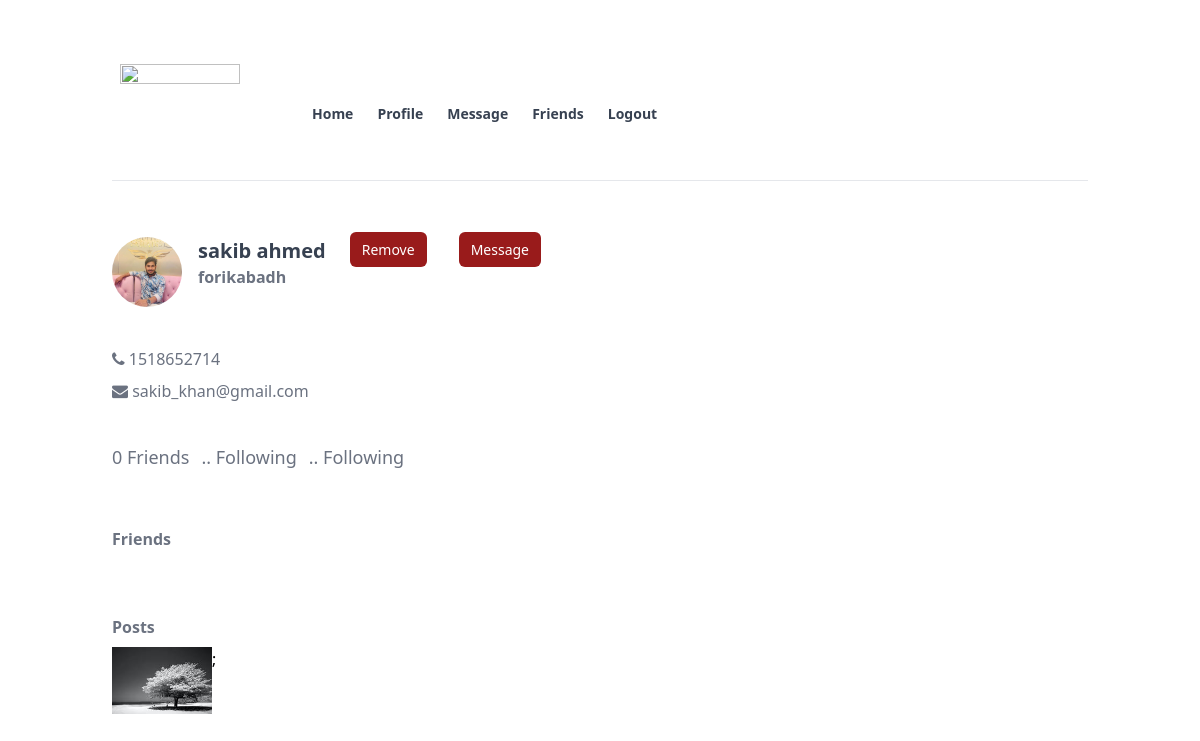
The page /profile.php?username=sakib (signed in) on the database as committed earlier.
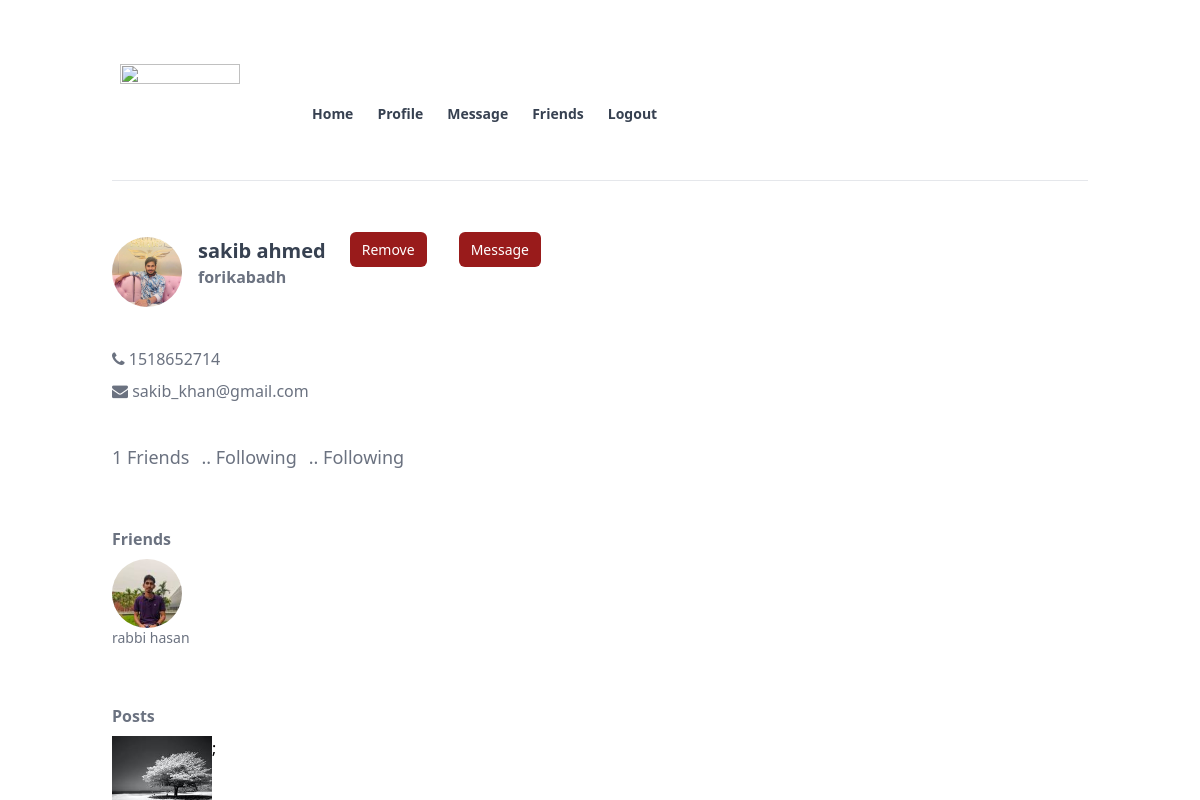
The same page on the database as committed later.
### tables this page shows
CREATE TABLE `user_info` (
  `username` varchar(15) NOT NULL,
  `first_name` varchar(150) NOT NULL,
  `last_name` varchar(150) NOT NULL,
  `gender` varchar(15) NOT NULL,
  `email` varchar(200) NOT NULL,
  `phone_no` int(15) NOT NULL,
  `date_of_birth` date NOT NULL,
  `address` varchar(200) NOT NULL,
  `password` varchar(200) NOT NULL,
  `profile_pic` varchar(255) NOT NULL
);

CREATE TABLE `status` (
  `status_id` int(11) NOT NULL,
  `status_owner` varchar(11) NOT NULL,
  `status_content` text NOT NULL,
  `status_date` timestamp NOT NULL DEFAULT current_timestamp(),
  `status_image` varchar(255) NOT NULL
);

CREATE TABLE `friends` (
  `from_friend` varchar(11) NOT NULL,
  `to_friend` varchar(11) NOT NULL,
  `added_date` timestamp NOT NULL DEFAULT current_timestamp()
);

### profile.php (the view)
<?php require_once "header.php"; ?>
<?php require_once "db.php"; ?>
  <?php
   $username = $_SESSION["username"];
   $id  = $_GET["username"];
   $sql = "SELECT first_name, last_name,profile_pic,email, address,date_of_birth,phone_no FROM `user_info` WHERE username =  '$id ' ";
   $profile_q = mysqli_query($conn, $sql);
   $profile_result = mysqli_fetch_array($profile_q);
   echo'<div  class="mt-14 flex space-x-4">
     <div class="img"><img class="rounded-full" src="'.$profile_result["profile_pic"].'" height=70 width=70/></div>
     <div class="flex flex-col">
     <h2 class="font-semibold text-xl text-gray-700">'.$profile_result["first_name"].' '.$profile_result["last_name"].'</h2>
     <p class="font-semibold text-md text-gray-500">'.$profile_result["address"].'</p>
     </div>';
  if($id!=$username){
  $friend_check = "SELECT * FROM `friends` where from_friend='$username' and to_friend = '$id' ";
  $friend_check_res = mysqli_query($conn, $friend_check);
  if(mysqli_num_rows($friend_check_res) != 0){
    echo '<div><a href="friends.php?remove='.$id.'" class="mt-2 mx-2  text-sm px-3 py-2 bg-red-800 text-semibold text-white rounded-md">Remove</a></div>
    <div><a href="new_conversion.php?username='.$id.'" class="mt-2 mx-2  text-sm px-3 py-2 bg-red-800 text-semibold text-white rounded-md">Message</a></div>';
    }
    else{
  echo '<div><a href="friends.php?add='.$id.'" class="mt-2 mx-2  text-sm px-3 py-2 bg-red-800 text-semibold text-white rounded-md">Add Friend</a></div>';
    }
  }
echo'
</div>
<div class="mt-10 flex flex-col space-y-2">
<div class=" text-md text-gray-500"><i class="fa fa-regular fa-phone"></i> '.$profile_result["phone_no"].'</div>
<div class=" text-md text-gray-500"> <i class="fa fa-light fa-envelope"></i> '.$profile_result["email"].'</div>
</div>
<div class="mt-10 flex space-x-3">';
$friends_list = "SELECT first_name, last_name,profile_pic,username ,to_friend,added_date FROM `friends` INNER JOIN `user_info` ON friends.to_friend=user_info.username WHERE from_friend='$id' LIMIT 6";
$friends_list_res = mysqli_query($conn, $friends_list);
$total_friends =  mysqli_num_rows($friends_list_res);
echo'<div class=" text-lg text-gray-500 ">'.$total_friends.' Friends</div>
<div  class="text-lg text-gray-500 ">.. Following</div>
<div class="text-lg text-gray-500 "> .. Following</div>
</div>
<p  class="mt-14 text-md font-semibold text-gray-500">Friends </p>
<div class="mt-2 flex space-x-3">
';
while($friends = mysqli_fetch_array($friends_list_res))
{
  echo'
<div><a href="profile.php?username='.$friends["username"].'"  ><img class="rounded-full " src="'.$friends["profile_pic"].'" height=70 width=70/> <p class="font-medium text-gray-500 text-sm	">'.$friends["first_name"].' '.$friends["last_name"].'</p></a></div>
';
}
echo'
</div>
<p  class="mt-14 text-md font-semibold text-gray-500">Posts</p>
<div class="mt-2 flex space-x-1 "> ';
$status = "SELECT (SELECT COUNT(*) from `status_comments` WHERE status_id = status_id)'total_comments',(SELECT  `profile_pic` from `user_info` WHERE username='$id')'profile_pic', status_id,status_owner,status_content,status_image, TIMESTAMPDIFF(day,status_date, CURRENT_TIMESTAMP)'day',TIMESTAMPDIFF(hour, CURRENT_TIMESTAMP,status_date)'hour' FROM `status` WHERE status_owner = '$id' and status_image !=''  ORDER BY status_date DESC LIMIT 9";
$status_q =mysqli_query($conn, $status);
while($status = mysqli_fetch_array($status_q))
{
echo'
<a href="status.php?id='.$status["status_id"].'"><img src="'.$status["status_image"].'" height=100 width=100/></a>;
';
}
echo'
</div>
</div>';
?>
<?php require_once "footer.php"; ?>
</html>

### header.php (shortened to what this page needs)
<!DOCTYPE html>
<html lang="en">
<head>
    <script src="https://cdn.tailwindcss.com"></script>
<link rel="stylesheet" href="https://cdnjs.cloudflare.com/ajax/libs/font-awesome/4.7.0/css/font-awesome.min.css">
</head>
<?php
if(isset($_SESSION["username"])){
$username = $_SESSION["username"];
echo'<div class="container mx-auto px-6 mt-12  "><div class="container flex items-center  border-b mx-auto space-x-12 "><div class="flex px-2 py-4"><img src="https://www.91-cdn.com/hub/wp-content/uploads/2019/02/Instagram-Featured.jpg" width="120px" height="100px" /></div> <div class="flex flex-row p-4 space-x-6"> <a href="/home.php" class="block text-gray-700 py-2 text-sm font-semibold "> Home </a> <a href="profile.php?username='.$username.'" class="block text-gray-700 py-2  text-sm font-semibold "> Profile</a> <a  href="conversion.php" class="block text-gray-700  py-2 text-sm font-semibold" href=""> Message </a>
<a class="block text-gray-700  py-2 text-sm font-semibold" href="friends.php"> Friends</a>
<a class="block text-gray-700  py-2 text-sm  font-semibold" href="logout.php"> Logout</a>';
}
?>
</div>
</div>

### footer.php (shortened to what this page needs)
</html>

Rows that differ between the two databases and show on the page:
added friends: to_friend.profile_pic (picture), to_friend.first_name "rabbi", to_friend.last_name "hasan"
Other text that changed with them:
$total_friends: "0" → "1"
